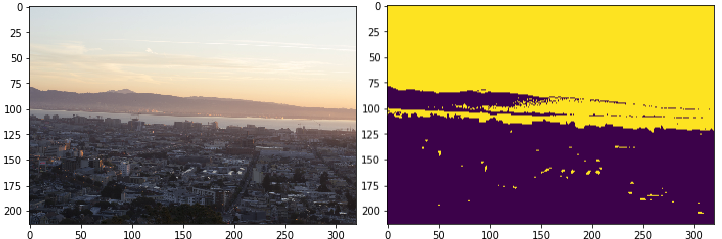
#> input picture ducumentation_images/horizon_doc_1.png, 722 x 239 px
$ python -i horizon.py   (imports and definitions only)   (Python 2 division)
#> lines starting #> are read from the running program, lines starting #| are printed output that depends on the picture; after the words box and inside, x2 and y2 are one past the last pixel; in counts of white or black regions, pixels touching at a corner belong together
# horizon.py

from imutils import contours
from skimage import measure
import numpy as np
import imutils
import cv2
import random
import os
from matplotlib import pyplot as plt


# [13 lines left out: function calc_angle, not called in this run]


def check_pos(a, a_max, mult):
    return min(a_max-1, a * mult)


# [332 lines left out: functions draw_lines, contrast_changing, find_countour, filter_contour_compare_ctg, filter_contour, hybrid_find_y_average and 5 more, not called in this run]


def build_threshold(gray):
    """
    this function buids Otsu binary threshold for image
    and also run morphological filters for the result to smooth
    noisy zone
    """
    thresh_val = 0
    maxValue = 255
    (thresh_param, thresh) = cv2.threshold(gray, thresh_val, maxValue,
                                           cv2.THRESH_BINARY+cv2.THRESH_OTSU)

    print 'thresh param', thresh_param

    # morhological filters
    thresh = cv2.erode(thresh, None, iterations=4)
    thresh = cv2.dilate(thresh, None, iterations=3)

    return thresh_param, thresh


# [64 lines left out: functions check_daytime, horizon_detection, not called in this run]

>>> import cv2
>>> picture = cv2.imread('../ducumentation_images/horizon_doc_1.png', cv2.IMREAD_GRAYSCALE)
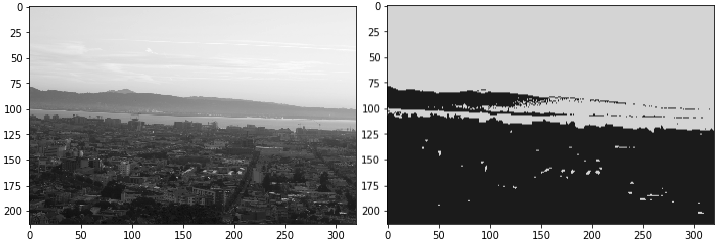
#> picture: shape (239, 722); min 0, max 255, mean 146.8
>>> result = build_threshold(picture)
#> in build_threshold, `(thresh_param, thresh) = cv2.threshold(gray, thresh_val, maxValue, cv2..`:
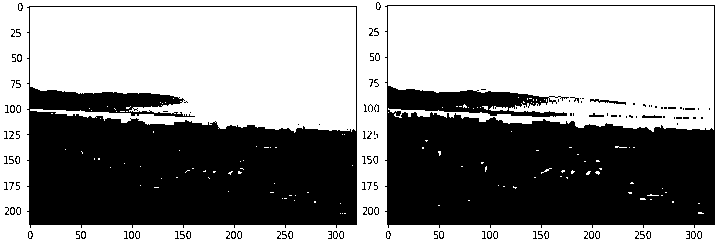
#> thresh: shape (239, 722); 56.3% white; 131 black regions (110 under 20 px), largest, box (x1, y1, x2, y2) and area: (385, 5, 715, 228) 37101, (27, 6, 357, 228) 36606, (590, 99, 626, 105) 81
#> in build_threshold, `(thresh_param, thresh) = cv2.threshold(gray, thresh_val, maxValue, cv2..`: thresh_param = 135
#| thresh param 135.0
#> in build_threshold, `thresh = cv2.erode(thresh, None, iterations=4)`:
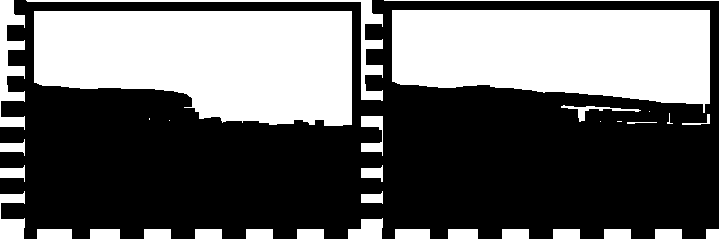
#> thresh: shape (239, 722); 39.3% white; 33 white regions (6 under 20 px), largest, box (x1, y1, x2, y2) and area: (34, 11, 352, 126) 30012, (392, 10, 710, 113) 26385, (26, 0, 383, 101) 1885
#> in build_threshold, `thresh = cv2.dilate(thresh, None, iterations=3)`:
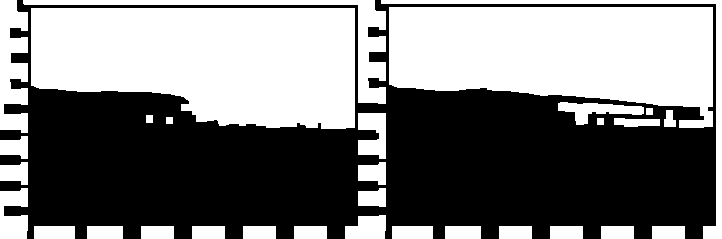
#> thresh: shape (239, 722); 48.6% white; 31 white regions, largest, box (x1, y1, x2, y2) and area: (31, 8, 355, 129) 32796, (389, 7, 713, 128) 29295, (23, 0, 386, 104) 3979

$ run again, on ducumentation_images/horizon_doc_10.png
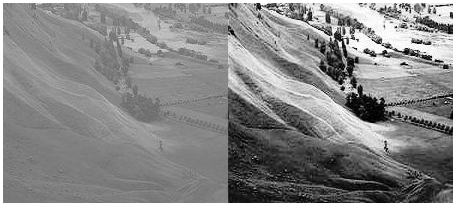
#> input picture ducumentation_images/horizon_doc_10.png, 457 x 206 px
#> in build_threshold, `(thresh_param, thresh) = cv2.threshold(gray, thresh_val, maxValue, cv2..`:
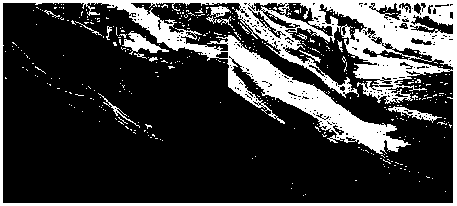
#> thresh: shape (206, 457); 23.8% white; 388 white regions (373 under 20 px), largest, box (x1, y1, x2, y2) and area: (0, 0, 457, 206) 20078, (122, 31, 169, 55) 413, (388, 106, 442, 123) 254
#> thresh_param = 161
#| thresh param 161.0
#> in build_threshold, `thresh = cv2.dilate(thresh, None, iterations=3)`:
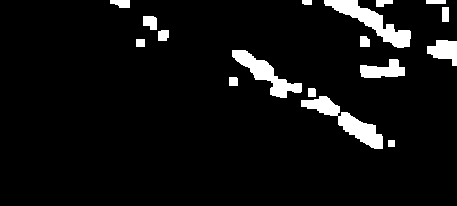
#> thresh: shape (206, 457); 6.3% white; 17 white regions, largest, box (x1, y1, x2, y2) and area: (324, 0, 411, 48) 1333, (301, 96, 383, 149) 1307, (232, 50, 302, 98) 1107

$ run again, on ducumentation_images/horizon_doc_11.png
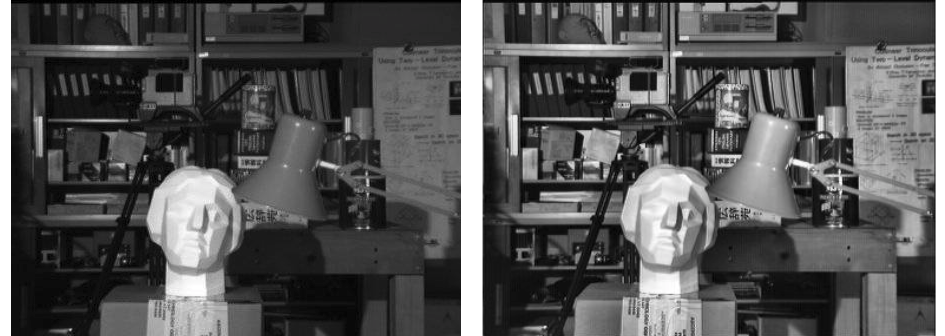
#> input picture ducumentation_images/horizon_doc_11.png, 945 x 336 px
#> in build_threshold, `(thresh_param, thresh) = cv2.threshold(gray, thresh_val, maxValue, cv2..`:
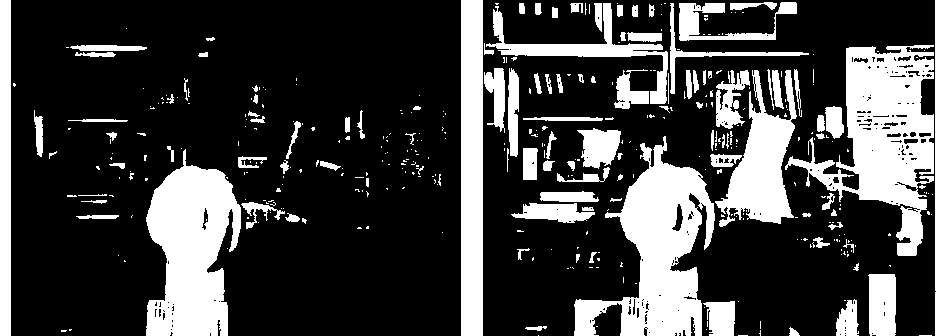
#> thresh: shape (336, 945); 25.9% white; 397 white regions (288 under 20 px), largest, box (x1, y1, x2, y2) and area: (785, 45, 934, 256) 13181, (574, 136, 715, 336) 12682, (146, 149, 241, 336) 11825
#> thresh_param = 115
#| thresh param 115.0
#> in build_threshold, `thresh = cv2.dilate(thresh, None, iterations=3)`:
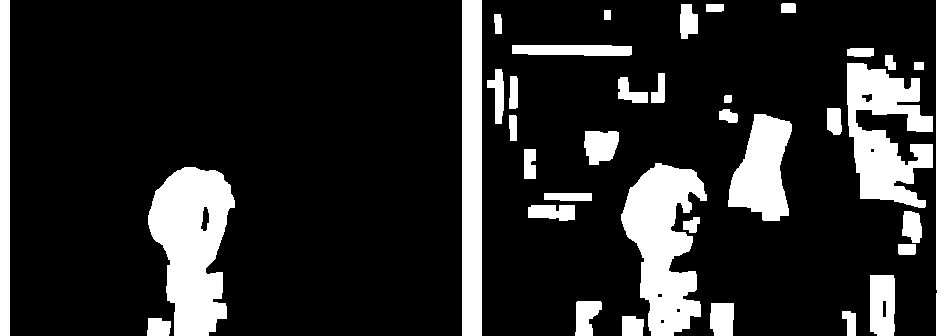
#> thresh: shape (336, 945); 17.5% white; 37 white regions, largest, box (x1, y1, x2, y2) and area: (148, 167, 235, 336) 9767, (621, 163, 707, 336) 8677, (847, 63, 933, 208) 7366

$ run again, on ducumentation_images/horizon_doc_12.png
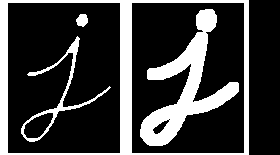
#> input picture ducumentation_images/horizon_doc_12.png, 280 x 155 px
#> picture: shape (155, 280); 23.4% white; 4 white regions, box (x1, y1, x2, y2) and area: (0, 0, 249, 155) 4995, (140, 9, 239, 146) 4134, (21, 36, 111, 142) 898, (76, 14, 88, 27) 117
#> thresh_param = 0
#| thresh param 0.0
#> in build_threshold, `thresh = cv2.erode(thresh, None, iterations=4)`:
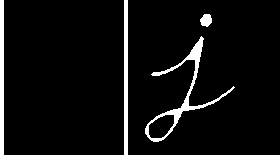
#> thresh: shape (155, 280); 5.5% white; 4 white regions, box (x1, y1, x2, y2) and area: (145, 36, 235, 142) 1009, (0, 0, 4, 155) 620, (124, 0, 128, 155) 620, (200, 14, 212, 27) 117
#> in build_threshold, `thresh = cv2.dilate(thresh, None, iterations=3)`:
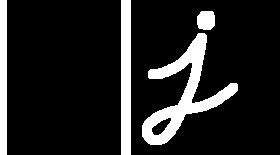
#> thresh: shape (155, 280); 13.8% white; 4 white regions, box (x1, y1, x2, y2) and area: (142, 33, 238, 145) 3043, (121, 0, 131, 155) 1550, (0, 0, 7, 155) 1085, (197, 11, 215, 30) 303
